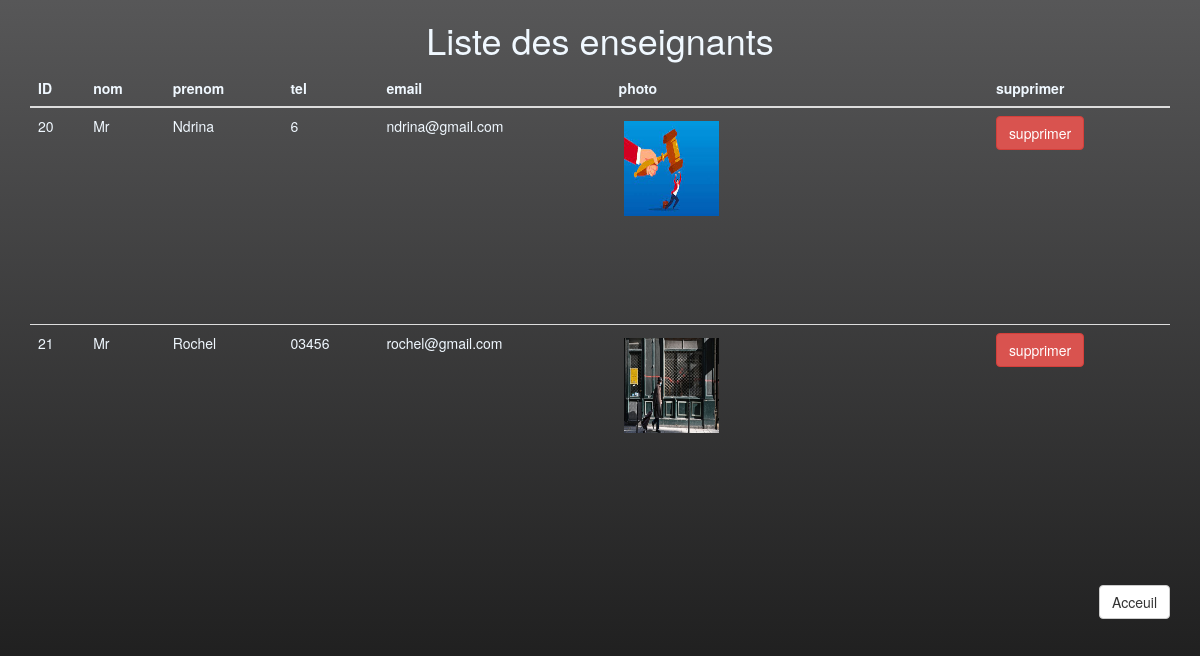
The app's page /liste_prof.php (signed in) with its own data.
### tables this page shows
CREATE TABLE `professeur` (
  `id_prof` int(11) NOT NULL,
  `nom_prof` varchar(255) DEFAULT NULL,
  `prenom_prof` varchar(255) DEFAULT NULL,
  `tel` varchar(10) DEFAULT NULL,
  `email` varchar(255) DEFAULT NULL,
  `mot_de_passe` varchar(255) DEFAULT NULL,
  `image_url` varchar(255) DEFAULT NULL
);

### liste_prof.php (the view, shortened to what this page needs)
<!DOCTYPE html>
<html lang="en">
<head>
    <link rel="stylesheet" href="CSS/bootstrap.min.css">
    <link rel="stylesheet" href="CSS/bootstrap.min.js">
    <link rel="stylesheet" href="CSS/liste.css">
</head>
<body>
    <div class="container">
        <div class="mb-3">
            <center><h1>Liste des enseignants</h1>
                <table class="table">
                    <thead>
                        <tr>
                            <th>ID</th>
                            <th>nom</th>
                            <th>prenom</th>
                            <th>tel</th>
                            <th>email</th>
                            <th>photo</th>
                            <th>supprimer</th>
                        </tr>
                    </thead>
                        <tbody>
                            <?php
                                include("fonction.php");
                                $recup_liste=$conn->prepare("SELECT id_prof, nom_prof, prenom_prof, tel, email FROM professeur");
                                $recup_liste->execute();
                                while($data_prof = $recup_liste->fetch()){
                                    $id=$data_prof['id_prof'];
                                    $nom=$data_prof['nom_prof'];
                                    $prenom=$data_prof['prenom_prof'];
                                    $tel=$data_prof['tel'];
                                    $email=$data_prof['email'];
                            ?>
                            <tr>
                                <td><?php echo $id ?></td>
                                <td><?php echo $nom ?></td>
                                <td><?php echo $prenom ?></td>
                                <td><?php echo $tel ?></td>
                                <td><?php echo $email ?></td>
                                <td><?php
                                    include("fonction.php");
                                    $req_recup=$conn->prepare("SELECT id_prof,image_url FROM professeur WHERE id_prof='$id'");
                                    $req_recup->execute();
                                    while($professeur = $req_recup->fetch()){?>
                                    <div class='alb'>
                                        <img src="your_image/<?=$professeur['image_url']?>" alt="">
                                    </div>
                                <?php } ?></td>
                                <td><form action="delete_prof.php?id=<?php echo $id; ?>" method="post">
                                    <input type="submit" name="supprimer" value="supprimer" class="btn btn-danger">
                                </form></td>
                            </tr>
                            <?php } ?>
                        </tbody>
                    </table>
                <h2><a href="page_admin.php" class="btn btn-default">Acceuil</a></h2>
            </center>
        </div>
    </div>
</body>
</html>

### CSS/liste.css (style rules this page uses)
body,html { width: 100%; height: 100%; background-image: linear-gradient(180deg, #575758, #141414); }
th,h1,td { color: aliceblue; }
h2 { float: right; }

### liste_prof.php (style rules this page uses)
.alb { width:200px; height:200px; padding:5px; }
.alb img { width:50%; height:50% }

### records on screen
professeur: id_prof "20", nom_prof "Mr", prenom_prof "Ndrina", tel "6", email "ndrina@gmail.com", image_url (picture)
professeur: id_prof "21", nom_prof "Mr", prenom_prof "Rochel", tel "03456", email "rochel@gmail.com", image_url (picture)
